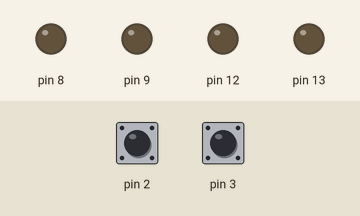
Recording of a sketch running on a simulated Arduino Uno, built with avr-gcc and run on an emulated ATmega328P. Shown: output pins drawn as LEDs (lit = HIGH). Inputs (shaded band) come from the test bench; at power-on: pin 2 HIGH, pin 3 HIGH. What the sketch prints to the serial monitor is not drawn.

Above: at 0.24 s.
Timing chart, 0 to 7.5 s (numbered marks = the images above):
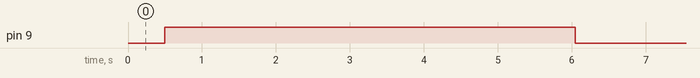

Measured:
- by itself, pin 9: LOW → HIGH at 0.49 s, → LOW 5.6 s later

The sketch:

heliostat.ino
```cpp
#include <math.h>

// ------------------------------------------------

struct Heliostat {
  int altitude;
  int azimuth;
};

struct Switch {
  int pin;
};

struct Motor {
  // position signals
  int pin_signal_A;
  int pin_signal_B;

  int signal_A;
  int signal_B;

  // direction switches
  int pin_switch_l;
  int pin_switch_r;

  int pos_switch_l;
  int pos_switch_r;
};

const unsigned int MOTOR_TURNS = 512;

const double M_DEG_RATIO = 360.0 / 512.0;

const double RPD = 0.01745329;

// ------------------------------------------------

// to initialize, align the mirror horizontally and
// the tilt axis with west-east
struct Heliostat heliostat = {
  .altitude = 180,
  .azimuth = 0
};

struct Switch set_pos = {
  .pin = 3
};

void set_pos_switch() {
  // set heliostat to current motor angles
  // TODO
}

struct Motor altitude = {
  2,
  3,
  0,
  0,
  12,
  13,
  0,
  0
};

void altitude_signal_A() {
  altitude.signal_A++;
}

void altitude_signal_B() {
  altitude.signal_B++;
}

struct Motor azimuth = {
  15,
  16,
  0,
  0,
  8,
  9,
  0,
  0
};

void azimuth_signal_A() {
  azimuth.signal_A++;
}

void azimuth_signal_B() {
  azimuth.signal_B++;
}


// ---------------------------------------

double rotation(Motor* m) {
  return (m->signal_A / 2 % MOTOR_TURNS) * M_DEG_RATIO;
}

void rot_l(Motor* m) {
  if (digitalRead(m->pin_switch_r) == HIGH) {
    digitalWrite(m->pin_switch_r, LOW);
  }

  digitalWrite(m->pin_switch_l, HIGH);
}

void rot_r(Motor* m) {
  if (digitalRead(m->pin_switch_l) == HIGH) {
    digitalWrite(m->pin_switch_l, LOW);
  }

  digitalWrite(m->pin_switch_r, HIGH);
}

void stop(Motor* m) {
  digitalWrite(m->pin_switch_r, LOW);
  digitalWrite(m->pin_switch_l, LOW);
}

void setup_motor(Motor* m) {
  pinMode(m->pin_signal_A, INPUT_PULLUP);
  pinMode(m->pin_signal_B, INPUT_PULLUP);

  pinMode(m->pin_switch_l, OUTPUT);
  pinMode(m->pin_switch_r, OUTPUT);
}

void setup() {
  attachInterrupt(set_pos.pin, set_pos_switch, FALLING);

  setup_motor(&altitude);
  setup_motor(&azimuth);

  attachInterrupt(digitalPinToInterrupt(altitude.pin_signal_A), altitude_signal_A, CHANGE);
  attachInterrupt(digitalPinToInterrupt(altitude.pin_signal_B), altitude_signal_B, CHANGE);

  attachInterrupt(digitalPinToInterrupt(azimuth.pin_signal_A), azimuth_signal_A, CHANGE);
  attachInterrupt(digitalPinToInterrupt(azimuth.pin_signal_B), azimuth_signal_B, CHANGE);

  Serial.begin(115200);
  Serial.println("Starting up!");
}

void print_current_position() {
  Serial.print("Azimuth: ");
  Serial.print(rotation(&azimuth));
  Serial.print(" (");
  Serial.print(azimuth.signal_A);
  Serial.print(")");
  Serial.println("");

  Serial.print("Altitude: ");
  Serial.print(rotation(&altitude));
  Serial.print(" (");
  Serial.print(altitude.signal_A);
  Serial.print(")");
  Serial.println("");
}

unsigned long simulator_steps = 0;

void simulate_turn_l(Motor* m) {
  if (simulator_steps % 2 == 0) {
    m->signal_A -= 1;
  }

  if (simulator_steps % 2 == 1) {
    m->signal_B -= 1;
  }
}

void simulate_turn_r(Motor* m) {
  if (simulator_steps % 2 == 0) {
    m->signal_A += 1;
  }

  if (simulator_steps % 2 == 1) {
    m->signal_B += 1;
  }
}

void simulator() {
  // if (simulator_steps < 800) {
  //   simulate_turn_r(&azimuth);
  // }

  // if (simulator_steps < 600) {
  //   simulate_turn_r(&altitude);
  // }

  if (digitalRead(altitude.pin_switch_r) == HIGH) {
    simulate_turn_r(&altitude);
  }

  if (digitalRead(altitude.pin_switch_l) == HIGH) {
    simulate_turn_l(&altitude);
  }

    if (digitalRead(azimuth.pin_switch_r) == HIGH) {
    simulate_turn_r(&azimuth);
  }

  if (digitalRead(azimuth.pin_switch_l) == HIGH) {
    simulate_turn_l(&azimuth);
  }

  simulator_steps++;
}

void sunpos() {
  // TODO get date & time

  // TODO calculate days since J2000

  // TODO calculate current solar position
  double sun_az = 180.0;
  double sun_al = 35.0;

  // TODO check if sun is up

  // get current azimuth and altitude
  double az = rotation(&azimuth);
  double al = rotation(&altitude);

  // calculate desired azimuth and altitude
  double desired_az = (sun_az - heliostat.azimuth) / 2.0;
  double desired_al = (sun_al - heliostat.altitude) / 2.0;

  // check which direction to move in


  // move mirror into position
  if (az < desired_az) {
    rot_r(&azimuth);
  } else {
    stop(&azimuth);
  }

  if (al < desired_al) {
    rot_l(&altitude);
  } else {
    stop(&altitude);
  }

  print_current_position();
}

void loop() {
  simulator();

  if (simulator_steps % 50 == 0) {
    sunpos();
  }

  delay(10);
}
```
